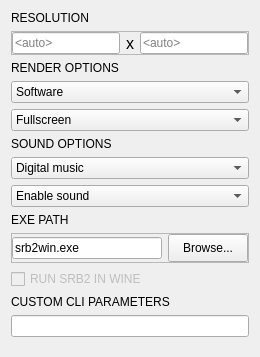
                    <widget class="QWidget" name="GameSettingsPage">
                     <layout class="QVBoxLayout" name="verticalLayout_27">
                      <item>
                       <widget class="QLabel" name="GameResolutionLabel">
                        <property name="maximumSize">
                         <size>
                          <width>16777215</width>
                          <height>26</height>
                         </size>
                        </property>
                        <property name="styleSheet">
                         <string notr="true"/>
                        </property>
                        <property name="text">
                         <string>RESOLUTION</string>
                        </property>
                       </widget>
                      </item>
                      <item>
                       <widget class="QFrame" name="GameResolutionSettingsWrapper">
                        <property name="maximumSize">
                         <size>
                          <width>16777215</width>
                          <height>48</height>
                         </size>
                        </property>
                        <property name="styleSheet">
                         <string notr="true"/>
                        </property>
                        <property name="frameShape">
                         <enum>QFrame::StyledPanel</enum>
                        </property>
                        <property name="frameShadow">
                         <enum>QFrame::Raised</enum>
                        </property>
                        <layout class="QGridLayout" name="gridLayout_3">
                         <property name="leftMargin">
                          <number>0</number>
                         </property>
                         <property name="topMargin">
                          <number>0</number>
                         </property>
                         <property name="rightMargin">
                          <number>0</number>
                         </property>
                         <property name="bottomMargin">
                          <number>0</number>
                         </property>
                         <property name="horizontalSpacing">
                          <number>6</number>
                         </property>
                         <property name="verticalSpacing">
                          <number>0</number>
                         </property>
                         <item row="0" column="0">
                          <widget class="QLineEdit" name="GameHorizontalResolutionInput">
                           <property name="styleSheet">
                            <string notr="true"/>
                           </property>
                           <property name="placeholderText">
                            <string>&lt;auto&gt;</string>
                           </property>
                          </widget>
                         </item>
                         <item row="0" column="1">
                          <widget class="QLabel" name="GameResMultLabel">
                           <property name="styleSheet">
                            <string notr="true">padding: 0;
font-size: 12pt;</string>
                           </property>
                           <property name="text">
                            <string>x</string>
                           </property>
                          </widget>
                         </item>
                         <item row="0" column="2">
                          <widget class="QLineEdit" name="GameVerticalResolutionInput">
                           <property name="placeholderText">
                            <string>&lt;auto&gt;</string>
                           </property>
                          </widget>
                         </item>
                        </layout>
                       </widget>
                      </item>
                      <item>
                       <widget class="QLabel" name="GameRenderCfgLabel">
                        <property name="text">
                         <string>RENDER OPTIONS</string>
                        </property>
                       </widget>
                      </item>
                      <item>
                       <widget class="QComboBox" name="GameRendererSetting">
                        <item>
                         <property name="text">
                          <string>Software</string>
                         </property>
                        </item>
                        <item>
                         <property name="text">
                          <string>OpenGL</string>
                         </property>
                        </item>
                       </widget>
                      </item>
                      <item>
                       <widget class="QComboBox" name="GameFullscreenSetting">
                        <item>
                         <property name="text">
                          <string>Fullscreen</string>
                         </property>
                        </item>
                        <item>
                         <property name="text">
                          <string>Borderless fullscreen</string>
                         </property>
                        </item>
                        <item>
                         <property name="text">
                          <string>Windowed</string>
                         </property>
                        </item>
                       </widget>
                      </item>
                      <item>
                       <widget class="QLabel" name="GameSoundOptionsLabel">
                        <property name="text">
                         <string>SOUND OPTIONS</string>
                        </property>
                       </widget>
                      </item>
                      <item>
                       <widget class="QComboBox" name="GameMusicSetting">
                        <item>
                         <property name="text">
                          <string>Digital music</string>
                         </property>
                        </item>
                        <item>
                         <property name="text">
                          <string>Midi music</string>
                         </property>
                        </item>
                        <item>
                         <property name="text">
                          <string>Load music from a CD</string>
                         </property>
                        </item>
                        <item>
                         <property name="text">
                          <string>Disable music</string>
                         </property>
                        </item>
                       </widget>
                      </item>
                      <item>
                       <widget class="QComboBox" name="GameSoundSetting">
                        <item>
                         <property name="text">
                          <string>Enable sound</string>
                         </property>
                        </item>
                        <item>
                         <property name="text">
                          <string>Disable sound</string>
                         </property>
                        </item>
                       </widget>
                      </item>
                      <item>
                       <widget class="QLabel" name="GameExecPathLabel">
                        <property name="text">
                         <string>EXE PATH</string>
                        </property>
                       </widget>
                      </item>
                      <item>
                       <widget class="QFrame" name="GameExecFilePath">
                        <property name="frameShape">
                         <enum>QFrame::StyledPanel</enum>
                        </property>
                        <property name="frameShadow">
                         <enum>QFrame::Raised</enum>
                        </property>
                        <layout class="QGridLayout" name="gridLayout_4">
                         <property name="leftMargin">
                          <number>0</number>
                         </property>
                         <property name="topMargin">
                          <number>0</number>
                         </property>
                         <property name="rightMargin">
                          <number>0</number>
                         </property>
                         <property name="bottomMargin">
                          <number>0</number>
                         </property>
                         <item row="0" column="0">
                          <widget class="QLineEdit" name="GameExecFilePathInput">
                           <property name="text">
                            <string>srb2win.exe</string>
                           </property>
                          </widget>
                         </item>
                         <item row="0" column="1">
                          <widget class="QPushButton" name="GameExecFilePathBrowse">
                           <property name="minimumSize">
                            <size>
                             <width>0</width>
                             <height>28</height>
                            </size>
                           </property>
                           <property name="text">
                            <string>Browse...</string>
                           </property>
                          </widget>
                         </item>
                        </layout>
                       </widget>
                      </item>
                      <item>
                       <widget class="QCheckBox" name="WineToggle">
                        <property name="enabled">
                         <bool>false</bool>
                        </property>
                        <property name="text">
                         <string>RUN SRB2 IN WINE</string>
                        </property>
                        <property name="checked">
                         <bool>false</bool>
                        </property>
                       </widget>
                      </item>
                      <item>
                       <widget class="QLabel" name="GameArgsLabel">
                        <property name="text">
                         <string>CUSTOM CLI PARAMETERS</string>
                        </property>
                       </widget>
                      </item>
                      <item>
                       <widget class="QLineEdit" name="GameArgsInput"/>
                      </item>
                      <item>
                       <spacer name="verticalSpacer_2">
                        <property name="orientation">
                         <enum>Qt::Vertical</enum>
                        </property>
                        <property name="sizeHint" stdset="0">
                         <size>
                          <width>20</width>
                          <height>9</height>
                         </size>
                        </property>
                       </spacer>
                      </item>
                     </layout>
                    </widget>
